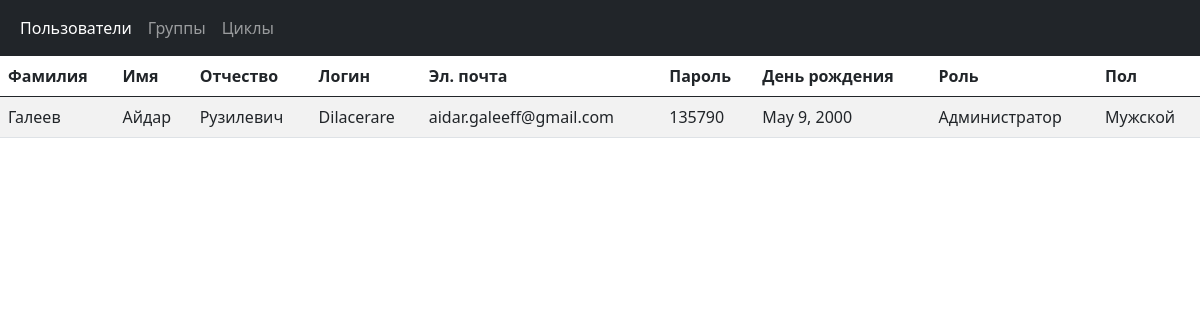
The app's page /app/users/ with its own data.
### app/models.py (models this page shows, shortened)
class Users(models.Model):
    surname = models.CharField('Фамилия', max_length=200)
    name = models.CharField('Имя', max_length=200)
    patronymic = models.CharField('Отчество', max_length=200)
    login = models.CharField('Логин', max_length=200)
    ur_email = models.EmailField('Эл. почта', max_length=200)
    password = models.CharField('Пароль', max_length=200)
    BDay = models.DateField('День рождения')
    ur_role = models.ForeignKey(Roles, on_delete=models.CASCADE)
    ur_gender = models.ForeignKey(Genders, on_delete=models.CASCADE)

class Roles(models.Model):
    role = models.CharField('Роль', max_length=200)
    def __str__(self):
        return self.role

class Genders(models.Model):
    gender = models.CharField('Пол', max_length=200)
    def __str__(self):
        return self.gender

### app/views.py (the view)
# urls.py: path('users/', views.users_list, name='users_list'),
def users_list(request):
    users = Users.objects.all()
    return render(request, 'app/users.html', context={'ur_list': users})

### app/templates/app/users.html (shortened to what this page needs)
{% extends "base.html" %}
{% block content %}
  {% if ur_list %}
    <table class="table table-striped">
      <thead>
        <tr>
          <th scope="col">Фамилия</th>
          <th scope="col">Имя</th>
          <th scope="col">Отчество</th>
          <th scope="col">Логин</th>
          <th scope="col">Эл. почта</th>
          <th scope="col">Пароль</th>
          <th scope="col">День рождения</th>
          <th scope="col">Роль</th>
          <th scope="col">Пол</th>
        </tr>
      </thead>
      <tbody>
        {% for u in ur_list %}
          <tr>
            <td>{{u.surname}}</td>
            <td>{{u.name}}</td>
            <td>{{u.patronymic}}</td>
            <td>{{u.login}}</td>
            <td>{{u.ur_email}}</td>
            <td>{{u.password}}</td>
            <td>{{u.BDay}}</td>
            <td>{{u.ur_role}}</td>
            <td>{{u.ur_gender}}</td>
          </tr>
        {% endfor %}
      </tbody>
    </table>
  {% else %}
    <h2>Пользователей нет</h2>
  {% endif %}
{% endblock %}

### records on screen
Users: surname "Галеев", name "Айдар", patronymic "Рузилевич", login "Dilacerare", ur_email "aidar.galeeff@gmail.com", password "135790", BDay "May 9, 2000", ur_role "Администратор", ur_gender "Мужской"
